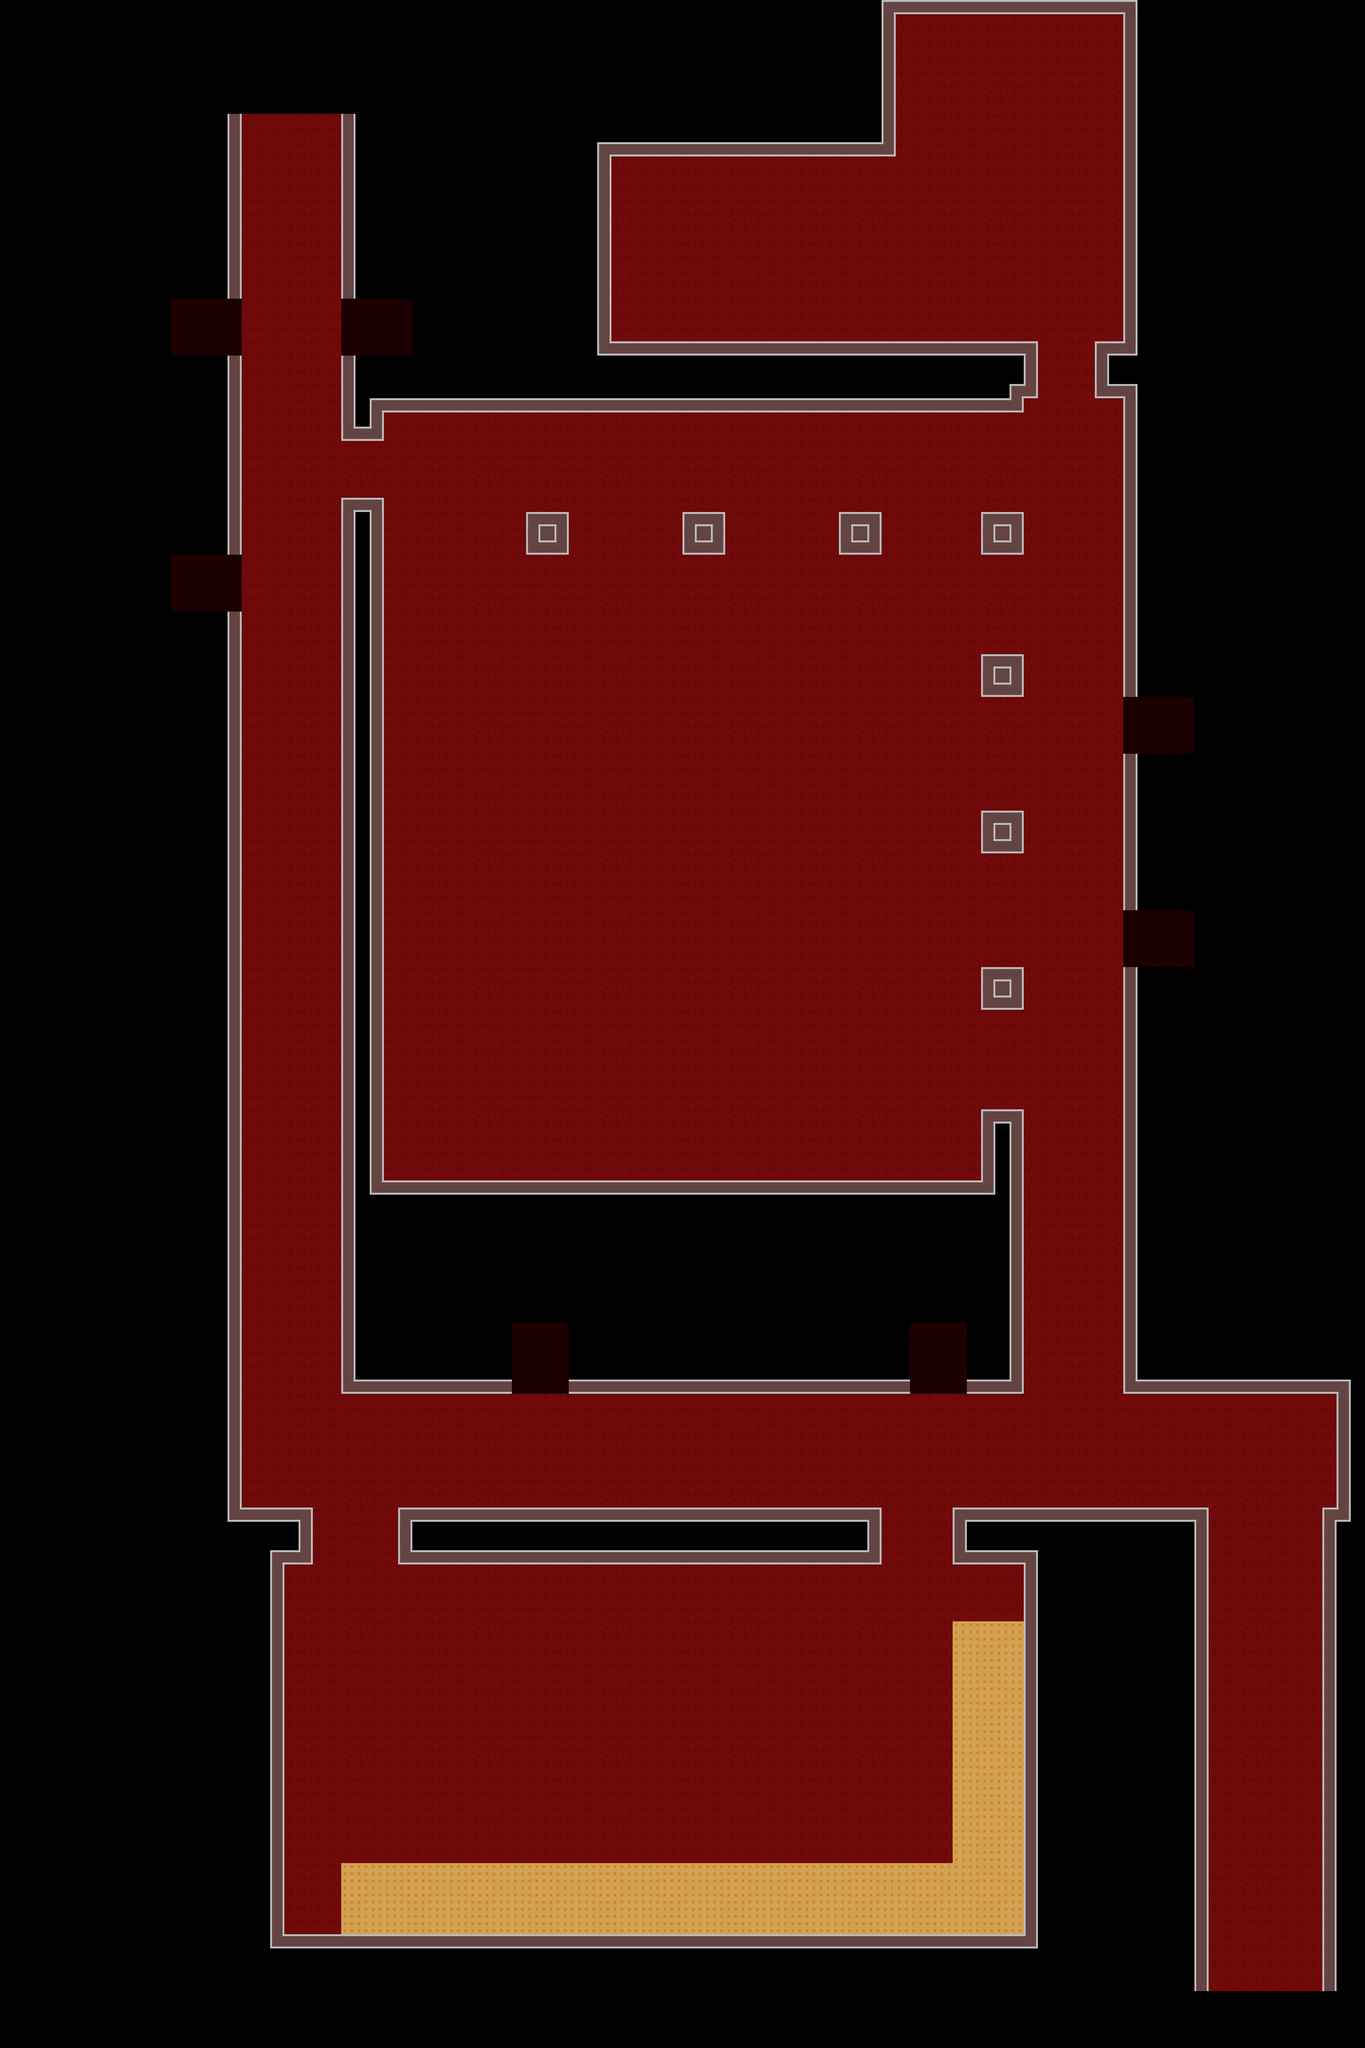

A 2D game scene composited from a Tiled map and its tileset images. What follows is a short description and the map's XML, with each tile layer's data collapsed to a summary:
An orthogonal 96x144 tile map with 48x48 px tiles, 1 tile layer (Tile Layer 1), 4 tilesets and 493 objects.

<map version="1.2" tiledversion="1.2.4" orientation="orthogonal" renderorder="right-down" width="96" height="144" tilewidth="48" tileheight="48" infinite="0" nextlayerid="18" nextobjectid="760">
 <tileset firstgid="1" name="Capa" tilewidth="48" tileheight="48" tilecount="1" columns="1">
  <image source="../tileSets/Piso1.png" width="48" height="48" />
  <tile id="0">
   <objectgroup draworder="index">
    <object id="1" x="0" y="0" width="48" height="48" />
   </objectgroup>
  </tile>
 </tileset>
 <tileset firstgid="2" name="Pared-TiledSet" tilewidth="48" tileheight="48" tilecount="9" columns="3">
  <image source="../tileSets/Pared-TiledSet.png" width="144" height="144" />
  <tile id="0">
   <objectgroup draworder="index">
    <object id="1" x="0" y="0" width="48" height="48" />
   </objectgroup>
  </tile>
  <tile id="1">
   <objectgroup draworder="index">
    <object id="1" x="0" y="0" width="48" height="48" />
   </objectgroup>
  </tile>
  <tile id="3">
   <objectgroup draworder="index">
    <object id="1" x="0" y="0" width="48" height="48" />
   </objectgroup>
  </tile>
  <tile id="4">
   <objectgroup draworder="index">
    <object id="1" x="0" y="0" width="48" height="48" />
   </objectgroup>
  </tile>
  <tile id="6">
   <objectgroup draworder="index">
    <object id="1" x="0" y="0" width="48" height="48" />
   </objectgroup>
  </tile>
  <tile id="7">
   <objectgroup draworder="index">
    <object id="1" x="0" y="0" width="48" height="48" />
   </objectgroup>
  </tile>
 </tileset>
 <tileset firstgid="11" name="Rampa" tilewidth="48" tileheight="48" tilecount="1" columns="1">
  <image source="../tileSets/Rampa.png" width="48" height="48" />
 </tileset>
 <tileset firstgid="12" name="Piso-TiledSet" tilewidth="48" tileheight="48" tilecount="9" columns="3">
  <image source="../tileSets/Piso-TileSet.png" width="144" height="144" />
 </tileset>
 <layer id="17" name="Tile Layer 1" width="96" height="144" visible="1">
  <data>[13824 cells, 7488 non-empty, 11 distinct tile ids]</data>
 </layer>
 <objectgroup id="5" name="collision-layer" visible="0">
  <object id="116" x="1344" y="5280">
   <polyline points="0,0 0,-192" />
  </object>
  <object id="117" x="1344" y="5088">
   <polyline points="0,0 1632,0" />
  </object>
  <object id="118" x="2976" y="5088">
   <polyline points="0,0 0,192" />
  </object>
  <object id="119" x="2976" y="5280">
   <polyline points="0,0 -1632,0" />
  </object>
  <object id="120" x="1056" y="5280">
   <polyline points="0,0 0,-144 0,-192" />
  </object>
  <object id="121" x="1056" y="5088">
   <polyline points="0,0 -240,0" />
  </object>
  <object id="122" x="816" y="5088">
   <polyline points="0,0 0,-3024" />
  </object>
  <object id="123" x="1056" y="5280">
   <polyline points="0,0 -96,0" />
  </object>
  <object id="124" x="960" y="5280">
   <polyline points="0,0 0,1008" />
  </object>
  <object id="125" x="960" y="6288">
   <polyline points="0,0 2256,0" />
  </object>
  <object id="126" x="3216" y="6288">
   <polyline points="0,0 0,-816" />
  </object>
  <object id="127" x="1156" y="6528">
   <polyline points="-4,0 2300,0" />
  </object>
  <object id="128" x="3456" y="6528">
   <polyline points="0,0 0,-1248" />
  </object>
  <object id="129" x="3456" y="5280">
   <polyline points="0,0 -240,0" />
  </object>
  <object id="130" x="3216" y="5280">
   <polyline points="0,0 0,-192" />
  </object>
  <object id="131" x="3216" y="5088">
   <polyline points="0,0 864,0" />
  </object>
  <object id="132" x="4080" y="5088">
   <polyline points="0,0 0,1632" />
  </object>
  <object id="133" x="4080" y="6720">
   <polyline points="0,0 384,0" />
  </object>
  <object id="134" x="4464" y="6720">
   <polyline points="0,0 0,-1632" />
  </object>
  <object id="135" x="4464" y="5088">
   <polyline points="0,0 48,0" />
  </object>
  <object id="136" x="4512" y="5088">
   <polyline points="0,0 0,-384" />
  </object>
  <object id="137" x="4512" y="4704">
   <polyline points="0,0 -720,0" />
  </object>
  <object id="138" x="3792" y="4704">
   <polyline points="0,0 0,-1440" />
  </object>
  <object id="139" x="3792" y="1344">
   <polyline points="0,0 -96,0" />
  </object>
  <object id="140" x="3696" y="1344">
   <polyline points="0,0 0,-192" />
  </object>
  <object id="141" x="3696" y="1152">
   <polyline points="0,0 96,0" />
  </object>
  <object id="142" x="3792" y="1152">
   <polyline points="0,0 0,-1104" />
  </object>
  <object id="143" x="3792" y="48">
   <polyline points="0,0 -768,0" />
  </object>
  <object id="144" x="3024" y="48">
   <polyline points="0,0 0,480" />
  </object>
  <object id="145" x="3024" y="528">
   <polyline points="0,0 -960,0" />
  </object>
  <object id="146" x="2064" y="528">
   <polyline points="0,0 0,624" />
  </object>
  <object id="147" x="2064" y="1152">
   <polyline points="0,0 1440,0" />
  </object>
  <object id="148" x="3504" y="1152">
   <polyline points="0,0 0,192" />
  </object>
  <object id="149" x="3504" y="1344">
   <polyline points="0,0 -48,0" />
  </object>
  <object id="150" x="3456" y="1344">
   <polyline points="0,0 0,48" />
  </object>
  <object id="151" x="3456" y="1392">
   <polyline points="0,0 -2160,0" />
  </object>
  <object id="152" x="1296" y="1392">
   <polyline points="0,288 0,2592" />
  </object>
  <object id="153" x="1296" y="3984">
   <polyline points="0,0 2016,0" />
  </object>
  <object id="154" x="3312" y="3984">
   <polyline points="0,0 0,-240" />
  </object>
  <object id="155" x="3312" y="3744">
   <polyline points="0,0 144,0" />
  </object>
  <object id="156" x="3456" y="3744">
   <polyline points="0,0 0,960" />
  </object>
  <object id="157" x="3456" y="4704">
   <polyline points="-1728,0 -2304,0" />
  </object>
  <object id="158" x="1130.67" y="1529.33">
   <polyline points="21.3333,-41.3333 21.3333,-329.333" />
  </object>
  <object id="159" x="1152" y="384">
   <polyline points="0,0 -336,0" />
  </object>
  <object id="160" x="1152" y="6528">
   <polyline points="0,0 0,-240" />
  </object>
  <object id="161" x="816" y="1872">
   <polyline points="0,0 0,-672" />
  </object>
  <object id="162" x="816" y="1008">
   <polyline points="0,0 0,-624" />
  </object>
  <object id="163" x="1152" y="1008">
   <polyline points="0,0 0,-624" />
  </object>
  <object id="164" x="1872" y="4704">
   <polyline points="48,0 1200,0" />
  </object>
  <object id="165" x="3264" y="4704">
   <polyline points="0,0 192,0" />
  </object>
  <object id="166" x="3792" y="3120">
   <polyline points="0,-48 0,-576" />
  </object>
  <object id="167" x="3792" y="2400">
   <polyline points="0,-48 0,-1056" />
  </object>
  <object id="176" x="3792" y="3264">
   <polyline points="0,0 240,0" />
  </object>
  <object id="177" x="4032" y="3264">
   <polyline points="0,0 0,-192" />
  </object>
  <object id="178" x="4032" y="3120">
   <polyline points="0,-48 -240,-48" />
  </object>
  <object id="179" x="3792" y="2544">
   <polyline points="0,0 240,0" />
  </object>
  <object id="180" x="4032" y="2544">
   <polyline points="0,0 0,-192" />
  </object>
  <object id="181" x="4032" y="2400">
   <polyline points="0,-48 -240,-48" />
  </object>
  <object id="182" x="816" y="2016">
   <polyline points="0,48 -240,48" />
  </object>
  </objectgroup>
 <objectgroup id="15" name="luz-layer" visible="0">
  <!-- 381 objects omitted --></objectgroup>
 <objectgroup id="4" name="spawns-jugadores" visible="0">
  <!-- 339 objects omitted --></objectgroup>
 <objectgroup id="13" name="nodos">
  <!-- 335 objects omitted --></objectgroup>
 <objectgroup id="14" name="connections">
  <!-- 214 objects omitted --></objectgroup>
 <objectgroup id="11" name="spawns-puertas" visible="0">
  <!-- 14 objects omitted --></objectgroup>
 <objectgroup id="12" name="spawns-enemigos" visible="0">
  <!-- 7 objects omitted --></objectgroup>
</map>
<!-- 427 of 493 objects omitted -->
